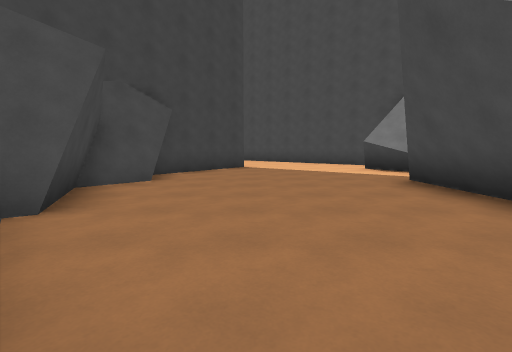
View 1 (above)

12 first-person views from a walk through a Godot game level. The camera is 1.4 m above the floor, tilts 6° down and sees 85° across. The floor is counted in squares, 2 m on a side. Each view is taken from the middle of a square. On the plan, view 1 faces up. The plan holds only what a view shows up to about 9 squares ahead; the rest is blank. The place goes on beyond the plan.

View 2
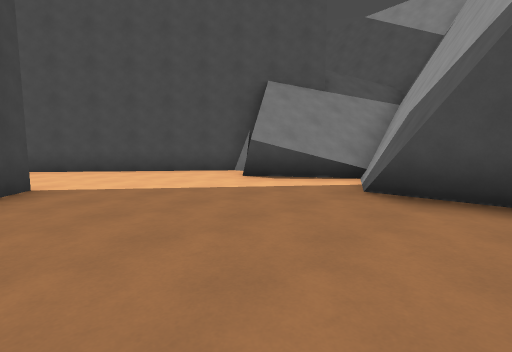

View 3
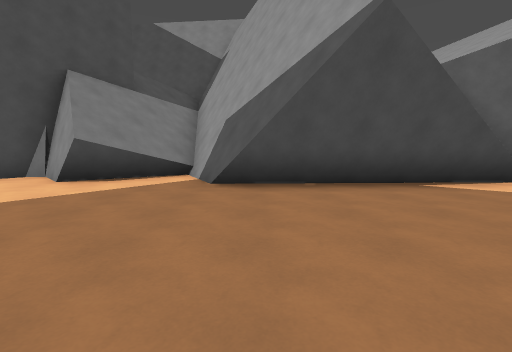

View 4
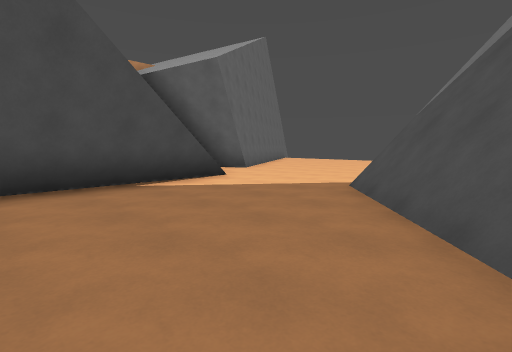

View 5
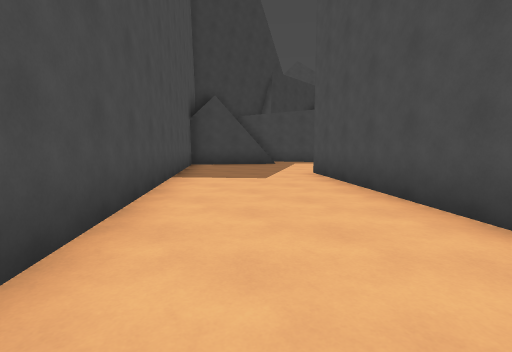

View 6
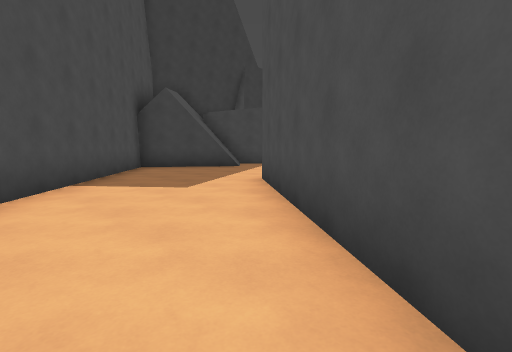

View 7
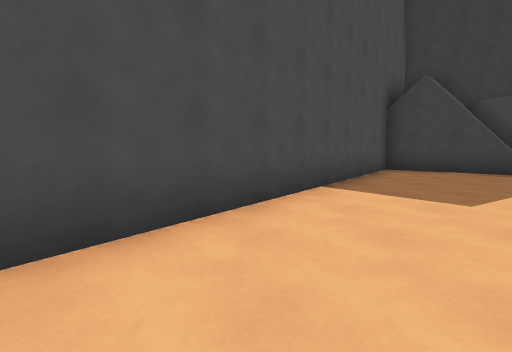

View 8
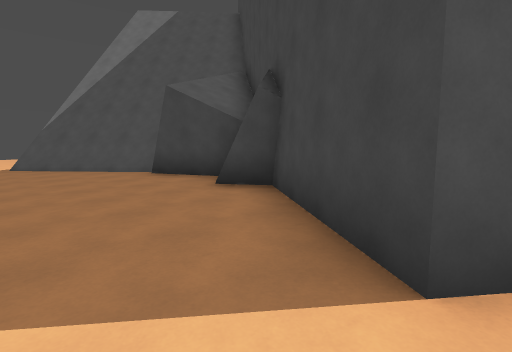

View 9
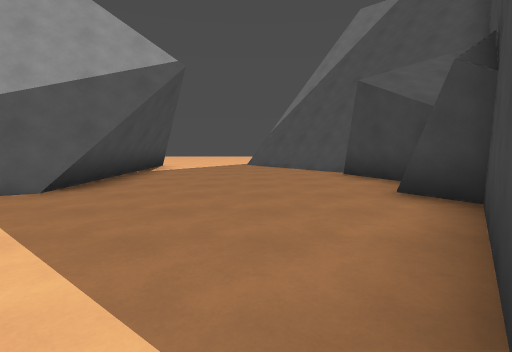

View 10
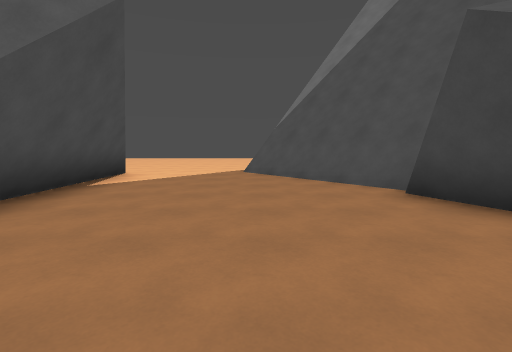

View 11
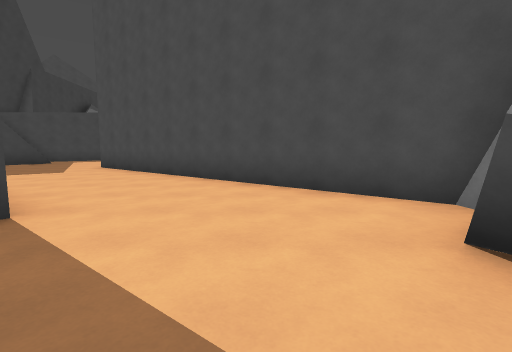

View 12
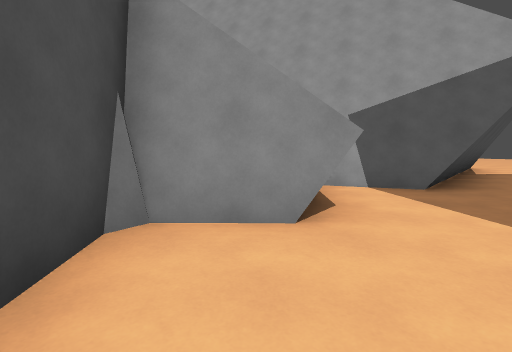

### Floor plan
Points are (right, up) in squares from view 1. A wall is a line through its corners. A room is listed if a view was taken in it or the views show most of it. See-through windows are left out.
Room 1 (views 1, 2, 3, 4, 5, 6, 7, 8, 9, 10, 11, 12)
walls: (3.2, 5.4) (6.4, 6.9); (3.6, 7.8) (3.2, 8.5) (4.7, 10); (-2.2, 6) (-3.2, 4.8); (-2.3, 6.1) (-3.1, 5.2) (-2.2, 3); (-2.6, 7) (-2.1, 6.3); (4.8, 6.5) (3.3, 8.8); (4.8, 5.9) (6.6, 6.8); (4.8, 10) (-1.2, 14.8); (-2, 10.9) (-0.4, 9.7) (-2.7, 6.7); (-2.7, 2.5) (0.1, -0.9); (3, 1.5) (2.8, 5.2); (-2.8, 2.3) (0, -1)
low walls: (3.4, 5.8) (5, 6.5) (4.5, 7.3); (4.4, 7.4) (3.4, 8.9); (-2.7, 6.7) (-2.3, 6.1); (3.1, 1.4) (3, 5.3); (3.4, 1.5) (3.2, 5.4)
ways out: opening at (-1, 13); opening at (1.7, 0)

Where each view was taken, in squares from view 1:
view 1: 0 up, 0 right, facing up
view 2: 4 up, 1 left, facing up-right
view 3: 5 up, 2 left, facing right
view 4: 4 up, 2 left, facing down-right
view 5: 10 up, 1 right, facing up-left
view 6: 12 up, 1 right, facing up-left
view 7: 12 up, 0 right, facing left
view 8: 10 up, 1 right, facing down-left
view 9: 10 up, 0 right, facing down
view 10: 7 up, 0 right, facing down
view 11: 7 up, 2 right, facing up
view 12: 11 up, 2 right, facing down-right
